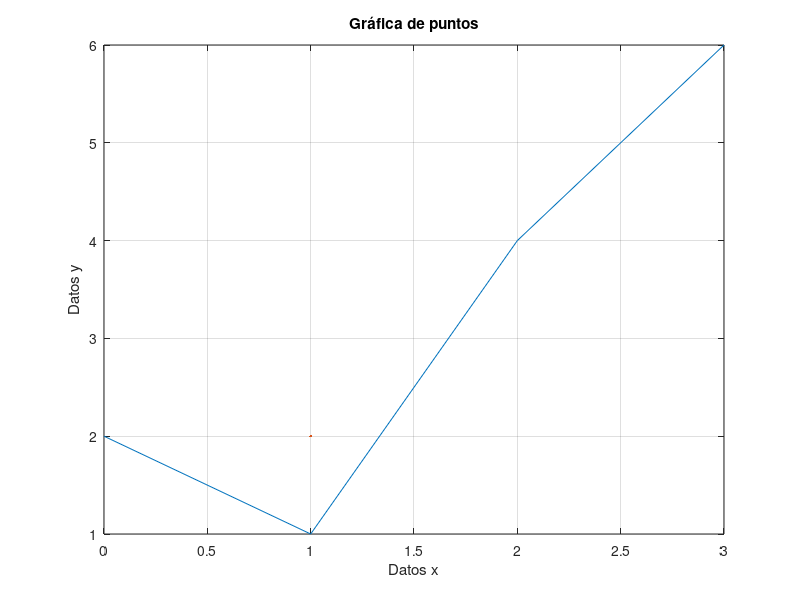
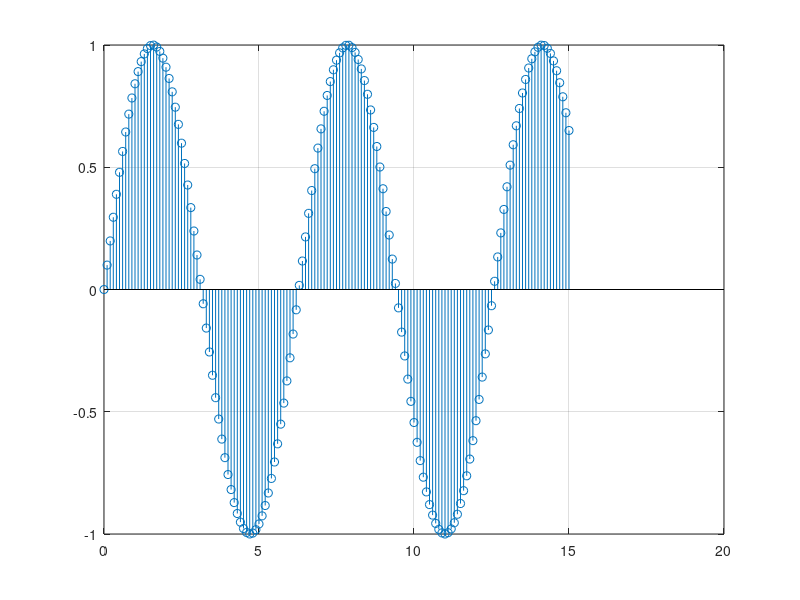
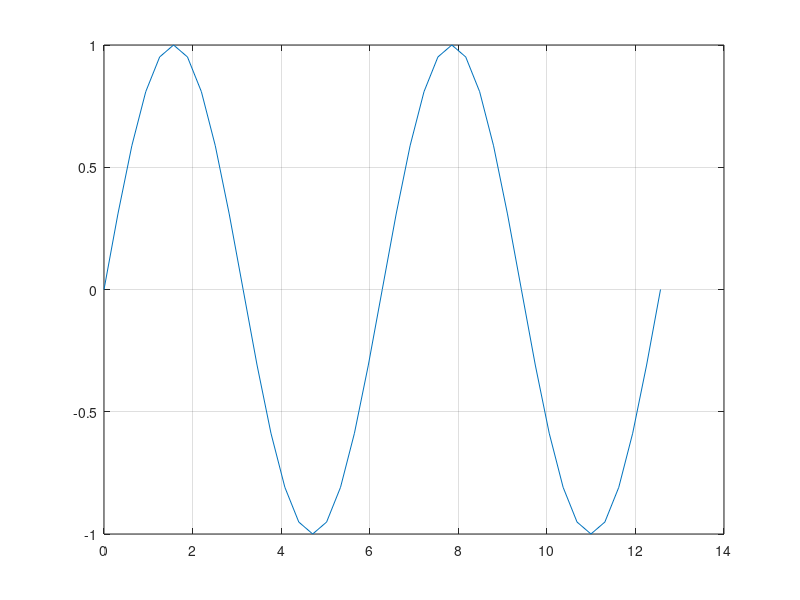
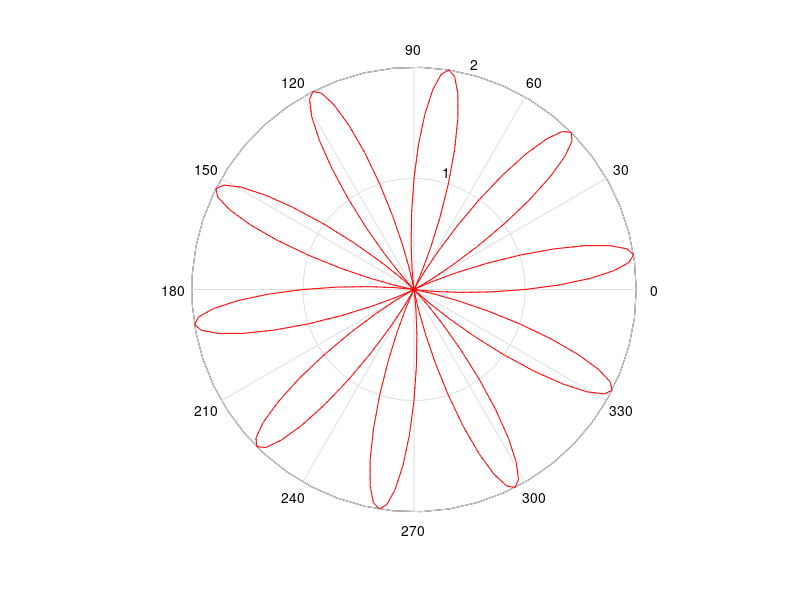

These figures' MATLAB source, in order:
clc
clear all
close all

x = [0 1 2 3];
y = [2 1 4 6];

%% Graficas de puntos
figure(1)
plot(x,y, LineWidth=2)
title('Gráfica de puntos')
grid
xlabel('Datos x')
ylabel('Datos y')

%% Grafica de lineas
figure(2)
h = 0:0.1:15; %vector de valores
j = sin(h); %Vector de valores j
stem(h,j)
grid

%% Graficas parametricas

theta = 0:pi/10:4*pi;
x = theta;
y = sin(theta);
figure(3)
plot(x,y)
grid

%% Grafica polar

t = 0:pi/100:4*pi;
figure(4)
polar(t, 1+sin(10*t), '--r')
grid